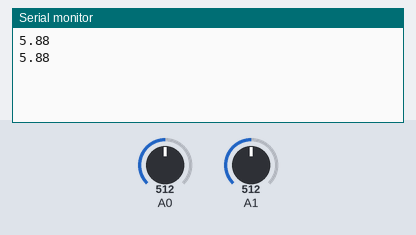
Simulated run of this sketch. Board: Arduino Uno, built with avr-gcc and run on an emulated ATmega328P. On the bench: the last lines printed to the serial monitor. The test bench sets the inputs (shaded band); at power-on: A0 = 512, A1 = 512.

Above: at 1.8 s.
1.9 s: A0 set to 716
At 2.8 s:
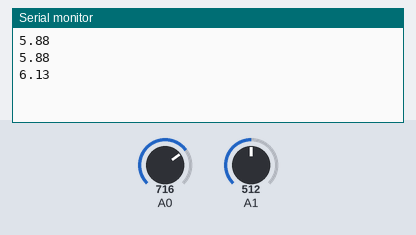
3.4 s: A1 set to 716
At 4.4 s:
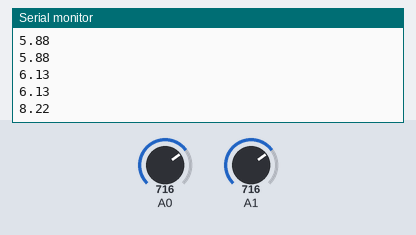
4.9 s: A0 set to 900
At 5.8 s:
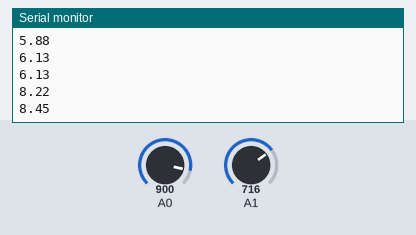
6.4 s: A1 set to 900
At 7.8 s:
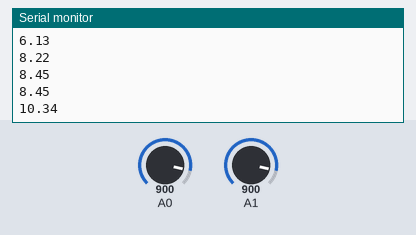
Timing chart, 0 to 8.9 s (numbered marks = the images above; inputs shaded):
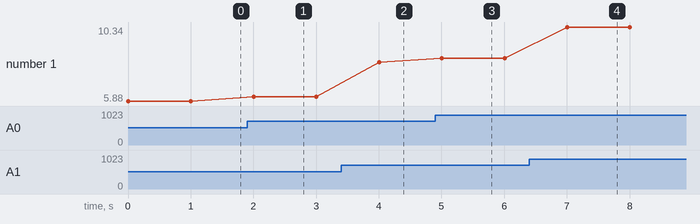

The sketch:

CO_Sensor_without_adc.ino
```cpp
float WE,AE,Final_CO,V1,V2,High_sensitive;
float adc1,adc2;
float a,b,c,d,e,f;
void setup()
{
  Serial.begin(9600);

  pinMode(A0,INPUT);
  pinMode(A1,INPUT);
}

void loop()
{
  adc1 = analogRead(A0);
  adc2 = analogRead(A1);

  V1 = (adc1 * 5)/1023;
  V2 = (adc2 * 5)/1023;

  Final_CO = V1-(3.5)*V2;
  float next = V1-(1.2)*(93/-12)*V2;
  next = (next/4.0);
  Serial.println(next);

  High_sensitive = Final_CO/439;
  delay(1000);
}
```

Measured:
- after the input at 1.9 s, the serial monitor: prints a new line after 0.10 s (image 1)
- after the input at 3.4 s, the serial monitor: prints a new line after 0.60 s (image 2)
- after the input at 4.9 s, the serial monitor: prints a new line after 0.10 s (image 3)
- after the input at 6.4 s, the serial monitor: prints a new line after 0.61 s (image 4)
- plotted number 1: 5.88 → 6.13 after the input at 1.9 s, 6.13 → 8.22 after the input at 3.4 s, 8.22 → 8.45 after the input at 4.9 s, 8.45 → 10.34 after the input at 6.4 s
